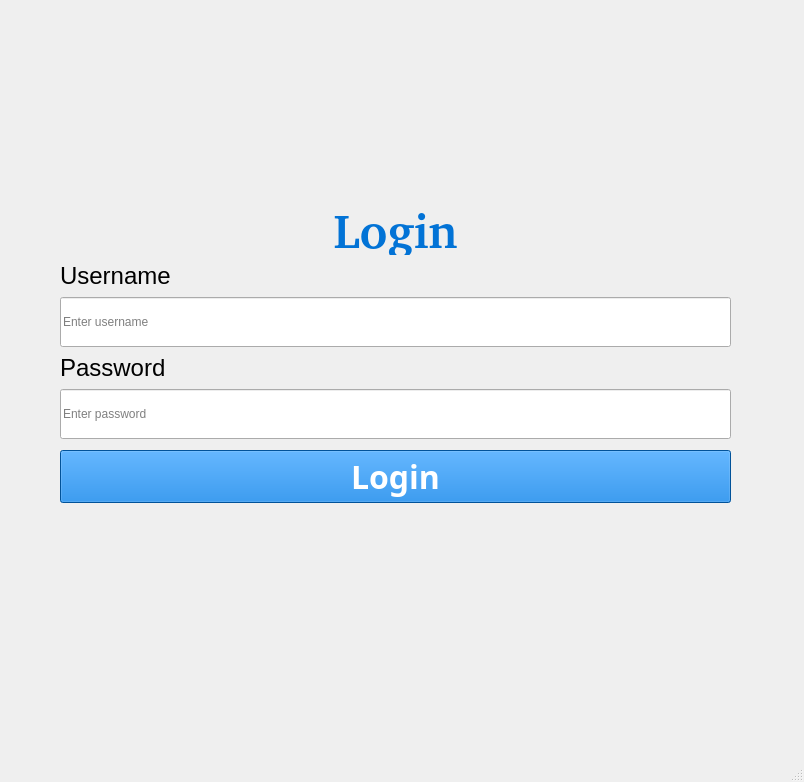
<?xml version="1.0" encoding="UTF-8"?>
<ui version="4.0">
 <class>MainWindow</class>
 <widget class="QMainWindow" name="MainWindow">
  <property name="geometry">
   <rect>
    <x>0</x>
    <y>0</y>
    <width>804</width>
    <height>782</height>
   </rect>
  </property>
  <property name="windowTitle">
   <string>MainWindow</string>
  </property>
  <widget class="QWidget" name="centralwidget">
   <widget class="QWidget" name="verticalLayoutWidget">
    <property name="geometry">
     <rect>
      <x>60</x>
      <y>200</y>
      <width>671</width>
      <height>371</height>
     </rect>
    </property>
    <layout class="QVBoxLayout" name="verticalLayout">
     <item>
      <widget class="QLabel" name="label">
       <property name="maximumSize">
        <size>
         <width>16777215</width>
         <height>50</height>
        </size>
       </property>
       <property name="font">
        <font>
         <family>UTM Facebook K&amp;T</family>
         <pointsize>36</pointsize>
         <weight>75</weight>
         <bold>true</bold>
        </font>
       </property>
       <property name="styleSheet">
        <string notr="true">color: #0273d6;</string>
       </property>
       <property name="text">
        <string>Login</string>
       </property>
       <property name="alignment">
        <set>Qt::AlignCenter</set>
       </property>
      </widget>
     </item>
     <item>
      <widget class="QLabel" name="label_2">
       <property name="minimumSize">
        <size>
         <width>0</width>
         <height>10</height>
        </size>
       </property>
       <property name="maximumSize">
        <size>
         <width>16777215</width>
         <height>20</height>
        </size>
       </property>
       <property name="font">
        <font>
         <pointsize>18</pointsize>
        </font>
       </property>
       <property name="text">
        <string>Username</string>
       </property>
      </widget>
     </item>
     <item>
      <widget class="QLineEdit" name="lineEdit">
       <property name="maximumSize">
        <size>
         <width>16777215</width>
         <height>50</height>
        </size>
       </property>
       <property name="placeholderText">
        <string comment="Nhập email" extracomment="Nhập email">Enter username</string>
       </property>
       <property name="clearButtonEnabled">
        <bool>false</bool>
       </property>
      </widget>
     </item>
     <item>
      <widget class="QLabel" name="label_3">
       <property name="maximumSize">
        <size>
         <width>16777215</width>
         <height>20</height>
        </size>
       </property>
       <property name="font">
        <font>
         <pointsize>18</pointsize>
        </font>
       </property>
       <property name="text">
        <string>Password</string>
       </property>
      </widget>
     </item>
     <item>
      <widget class="QLineEdit" name="lineEdit_2">
       <property name="maximumSize">
        <size>
         <width>16777215</width>
         <height>50</height>
        </size>
       </property>
       <property name="inputMethodHints">
        <set>Qt::ImhHiddenText</set>
       </property>
       <property name="placeholderText">
        <string>Enter password</string>
       </property>
      </widget>
     </item>
     <item>
      <widget class="QPushButton" name="pushButton">
       <property name="font">
        <font>
         <family>UTM Helve</family>
         <pointsize>24</pointsize>
         <weight>75</weight>
         <bold>true</bold>
        </font>
       </property>
       <property name="styleSheet">
        <string notr="true">background: #0273d6;
color: #ffffff;</string>
       </property>
       <property name="text">
        <string>Login</string>
       </property>
      </widget>
     </item>
     <item>
      <layout class="QHBoxLayout" name="horizontalLayout" stretch="0,0,0">
       <item>
        <widget class="QLabel" name="label_5">
         <property name="maximumSize">
          <size>
           <width>50</width>
           <height>50</height>
          </size>
         </property>
         <property name="text">
          <string/>
         </property>
         <property name="pixmap">
          <pixmap>../../../../../../Downloads/search.png</pixmap>
         </property>
         <property name="scaledContents">
          <bool>true</bool>
         </property>
        </widget>
       </item>
       <item>
        <widget class="QLabel" name="label_6">
         <property name="maximumSize">
          <size>
           <width>50</width>
           <height>50</height>
          </size>
         </property>
         <property name="text">
          <string/>
         </property>
         <property name="pixmap">
          <pixmap>../../../../../../Downloads/microsoft.png</pixmap>
         </property>
         <property name="scaledContents">
          <bool>true</bool>
         </property>
        </widget>
       </item>
       <item>
        <widget class="QLabel" name="label_4">
         <property name="maximumSize">
          <size>
           <width>50</width>
           <height>50</height>
          </size>
         </property>
         <property name="text">
          <string/>
         </property>
         <property name="pixmap">
          <pixmap>../../../../../../Downloads/apple-logo.png</pixmap>
         </property>
         <property name="scaledContents">
          <bool>true</bool>
         </property>
        </widget>
       </item>
      </layout>
     </item>
    </layout>
   </widget>
  </widget>
  <widget class="QMenuBar" name="menubar">
   <property name="geometry">
    <rect>
     <x>0</x>
     <y>0</y>
     <width>804</width>
     <height>24</height>
    </rect>
   </property>
  </widget>
  <widget class="QStatusBar" name="statusbar"/>
 </widget>
 <resources/>
 <connections/>
</ui>
